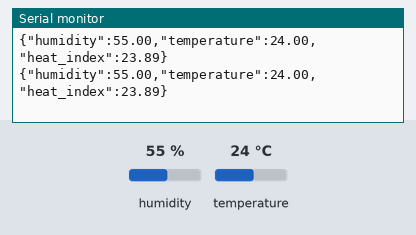
Recording of a sketch running on a simulated Arduino Uno, built with avr-gcc and run on an emulated ATmega328P. Shown: the last lines printed to the serial monitor. The inputs (shaded band) are chosen by the test bench; at power-on: humidity 55 %, temperature 24 °C.

Above: at 10.8 s.
10.9 s: humidity set to 22 %
At 16.5 s:
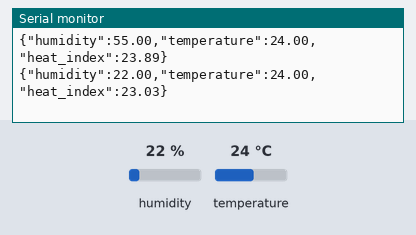
18.4 s: temperature set to 12 °C
At 21.2 s:
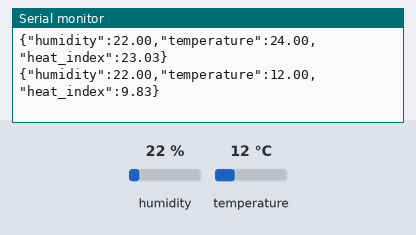
25.9 s: humidity set to 40 %
At 30.7 s:
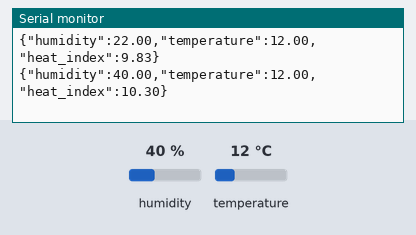
Timing chart, 0 to 32.2 s (numbered marks = the images above; inputs shaded):
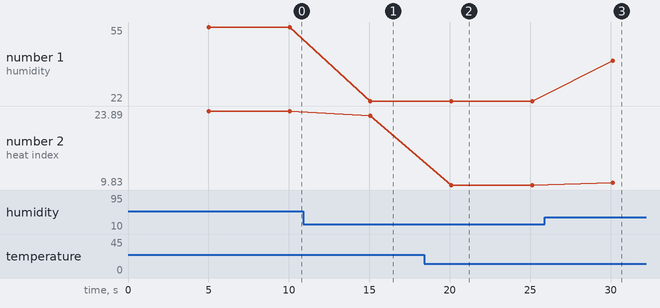

Measured:
- after the input at 10.9 s, the serial monitor: prints a new line after 4.2 s (image 1)
- after the input at 18.4 s, the serial monitor: prints a new line after 1.7 s (image 2)
- after the input at 25.9 s, the serial monitor: prints a new line after 4.2 s (image 3)
- plotted number 1: 55 → 22 after the input at 10.9 s, 22 → 40 after the input at 25.9 s
- plotted number 2: 23.89 → 23.03 after the input at 10.9 s, 23.03 → 9.83 after the input at 18.4 s, 9.83 → 10.3 after the input at 25.9 s

The sketch:

DHTtester_copy.ino
```cpp
// DHT-sensor-library - Version: Latest
#include <DHT.h>
#include <DHT_U.h>

// Example testing sketch for various DHT humidity/temperature sensors
// Written by ladyada, public domain

#include "DHT.h"

#define DHTPIN 3     // what digital pin we're connected to

// Uncomment whatever type you're using!
#define DHTTYPE DHT11   // DHT 11
// #define DHTTYPE DHT22   // DHT 22  (AM2302), AM2321
//#define DHTTYPE DHT21   // DHT 21 (AM2301)

// Connect pin 1 (on the left) of the sensor to +5V
// NOTE: If using a board with 3.3V logic like an Arduino Due connect pin 1
// to 3.3V instead of 5V!
// Connect pin 2 of the sensor to whatever your DHTPIN is
// Connect pin 4 (on the right) of the sensor to GROUND
// Connect a 10K resistor from pin 2 (data) to pin 1 (power) of the sensor

// Initialize DHT sensor.
// Note that older versions of this library took an optional third parameter to
// tweak the timings for faster processors.  This parameter is no longer needed
// as the current DHT reading algorithm adjusts itself to work on faster procs.
DHT dht(DHTPIN, DHTTYPE);

void setup() {
  Serial.begin(9600);
  dht.begin();
}

void loop() {
  // Wait a few seconds between measurements.
  delay(5000);

  // Reading temperature or humidity takes about 250 milliseconds!
  // Sensor readings may also be up to 2 seconds 'old' (its a very slow sensor)
  float h = dht.readHumidity();
  // Read temperature as Celsius (the default)
  float t = dht.readTemperature();

  // Check if any reads failed and exit early (to try again).
  if (isnan(h) || isnan(t)) {
    Serial.println("Failed to read from DHT sensor!");
    return;
  }
  // Compute heat index in Celsius (isFahreheit = false)
  float hic = dht.computeHeatIndex(t, h, false);

Serial.print("{\"humidity\":");
Serial.print(h);
Serial.print(",\"temperature\":");
Serial.print(t);
Serial.print(",\"heat_index\":");
Serial.print(hic);
Serial.print("}");
Serial.println();

}
```
